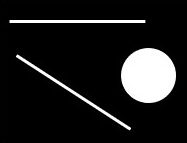
#> input picture 5_opencv/shapes-lines.jpg, 187 x 143 px
$ jupyter execute course17_hough-transform.ipynb
#> lines starting #> are read from the running program, lines starting #| are printed output that depends on the picture; after the words box and inside, x2 and y2 are one past the last pixel; in counts of white or black regions, pixels touching at a corner belong together
# 目标
- 理解霍夫变换的实现
- 分别使用霍夫线变换和圆变换检测图像中的直线和圆
- OpenCV函数：cv2.HoughLines(), cv2.HoughLinesP(), cv2.HoughCircles()

# 教程
## 理解霍夫变换
霍夫变换常用来在图像中提取直线和圆等几何形状，我来做个简易的解释：

学过几何的都知道，直线可以分别用直角坐标系和极坐标系来表示：

那么经过某个点(x0,y0)的所有直线都可以用这个式子来表示：
```
rθ = x0⋅cosθ + y0⋅sinθ
```
也就是说每一个(r,θ)都表示一条经过(x0,y0)直线，那么同一条直线上的点必然会有同样的(r,θ)。如果将某个点所有的(r,θ)绘制成下面的曲线，那么同一条直线上的点的(r,θ)曲线会相交于一点：

OpenCV中首先计算(r,θ) 累加数，累加数超过一定值后就认为在同一直线上。

## 霍夫直线变换
OpenCV中用cv2.HoughLines()在二值图上实现霍夫变换，函数返回的是一组直线的(r,θ)数据：

[cell 1]
import cv2
import numpy as np

# 1.加载图片，转为二值图
img = cv2.imread('shapes-lines.jpg')
#> img is the input picture: shape (143, 187, 3); min 0, max 255, mean 30.5
drawing = np.zeros(img.shape[:], dtype=np.uint8)
img_copy = np.copy(img)
gray = cv2.cvtColor(img, cv2.COLOR_BGR2GRAY)
edges = cv2.Canny(gray, 50, 150)
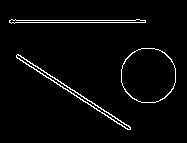
#> edges: shape (143, 187); 3.2% white in thin lines or dots, all inside (x1, y1, x2, y2) = (9, 19, 176, 130)

# 2.霍夫直线变换
lines = cv2.HoughLines(edges, 0.8, np.pi/180, 90)
#> lines = [[21.6, 1.57], [20, 1.57], [36, 2.15], [39.2, 2.15]]

函数中：
- 参数1：要检测的二值图（一般是阈值分割或边缘检测后的图）
- 参数2：距离r的精度，值越大，考虑越多的线
- 参数3：角度θ的精度，值越小，考虑越多的线
- 参数4：累加数阈值，值越小，考虑越多的线

[cell 2]
for line in lines:
    rho, theta = line[0]
    a = np.cos(theta)
    b = np.sin(theta)
    x0 = a * rho
    y0 = b * rho
    x1 = int(x0 + 1000 * (-b))
    y1 = int(y0 + 1000 * (a))
    x2 = int(x0 - 1000 * (-b))
    y2 = int(y0 - 1000 * (a))

    cv2.line(drawing, (x1, y1), (x2, y2), (0, 0, 255))
#> this loop made 4 passes
#> (rho, theta, a, b, x0, y0, x1, y1) on passes 1 to 4: (21.6, 1.57, -4.37e-08, 1, -9.44e-07, 21.6, -1000, 21), (20, 1.57, -4.37e-08, 1, -8.74e-07, 20, -1000, 19), (36, 2.15, -0.545, 0.839, -19.61, 30.19, -858, -514), (39.2, 2.15, -0.545, 0.839, -21.35, 32.88, -860, -511)
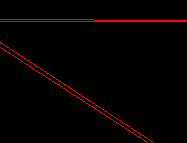
#> drawing: shape (143, 187, 3); mean of channels 0, 1, 2 0, 0, 6.4; drawn as B, G, R

cv2 .imshow("hough", np.hstack((img_copy, drawing)))
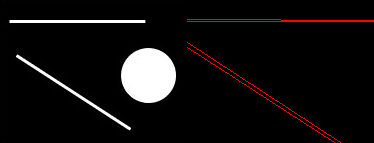
#> window 'hough': shape (143, 374, 3); mean B, G, R 15.3, 15.3, 18.5
cv2.waitKey(0)
#> Out = 27

## 统计概率霍夫直线变换
前面的方法又称为标准霍夫变换，它会计算图像中的每一个点，计算量比较大，另外它得到的是整一条线（r和θ），并不知道原图中直线的端点。所以提出了统计概率霍夫直线变换(Probabilistic Hough Transform)，是一种改进的霍夫变换：

[cell 3]
drawing = np.zeros(img.shape[:], dtype=np.uint8)
# 3.统计概率霍夫线变换
lines = cv2.HoughLinesP(edges, 0.8, np.pi/180, 90, minLineLength=50, maxLineGap=10)
#> lines = [[9, 20, 145, 20], [9, 22, 145, 22], [17, 54, 130, 127], [16, 57, 127, 129]]

前面几个参数跟之前的一样，有两个可选参数：
- minLineLength：最短长度阈值，比这个长度短的线会被排除
- maxLineGap：同一直线两点之间的最大距离

[cell 4]
# 3.将检测的线画出来
for line in lines:
    x1, y1, x2, y2 = line[0]
    cv2.line(drawing, (x1, y1), (x2, y2), (0, 255, 0), 1, lineType=cv2.LINE_AA)
#> this loop made 4 passes
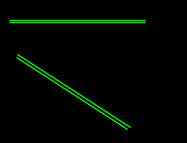
#> drawing: shape (143, 187, 3); mean of channels 0, 1, 2 0, 6.7, 0; drawn as B, G, R
cv2.imshow("drawing", drawing)
cv2.waitKey(0)
#> Out = 27

cv2.LINE_AA在之前绘图功能中讲解过，表示抗锯齿线型。

## 霍夫圆变换
霍夫圆变换跟直线变换类似，只不过线是用(r,θ)表示，圆是用(x_center,y_center,r)来表示，从二维变成了三维，数据量变大了很多；所以一般使用霍夫梯度法减少计算量，对该算法感兴趣的同学可参考：Circle Hough Transform

[cell 5]
drawing = np.zeros(img.shape[:], dtype=np.uint8)

circles = cv2.HoughCircles(edges, cv2.HOUGH_GRADIENT, 1, 20, param2=30)
#> circles = [[146.5, 72.5, 25.7]]

其中，
- 参数2：变换方法，一般使用霍夫梯度法，详情：HoughModes
- 参数3 dp=1：表示霍夫梯度法中累加器图像的分辨率与原图一致
- 参数4：两个不同圆圆心的最短距离
- 参数5：param2跟霍夫直线变换中的累加数阈值一样

[cell 6]
# 将检测的圆画出来
for i in circles[0, :]:
    cv2.circle(drawing, (i[0], i[1]), i[2], (0, 255, 0), 2)  # 画出外圆
    cv2.circle(drawing, (i[0], i[1]), 2, (0, 0, 255), 3)  # 画出圆心
#> this loop made 1 pass
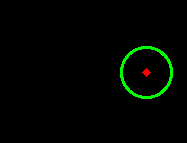
#> drawing: shape (143, 187, 3); mean of channels 0, 1, 2 0, 4.7, 0.4; drawn as B, G, R
cv2.imshow('circles', drawing)
cv2.waitKey(0)
#> Out = 27
